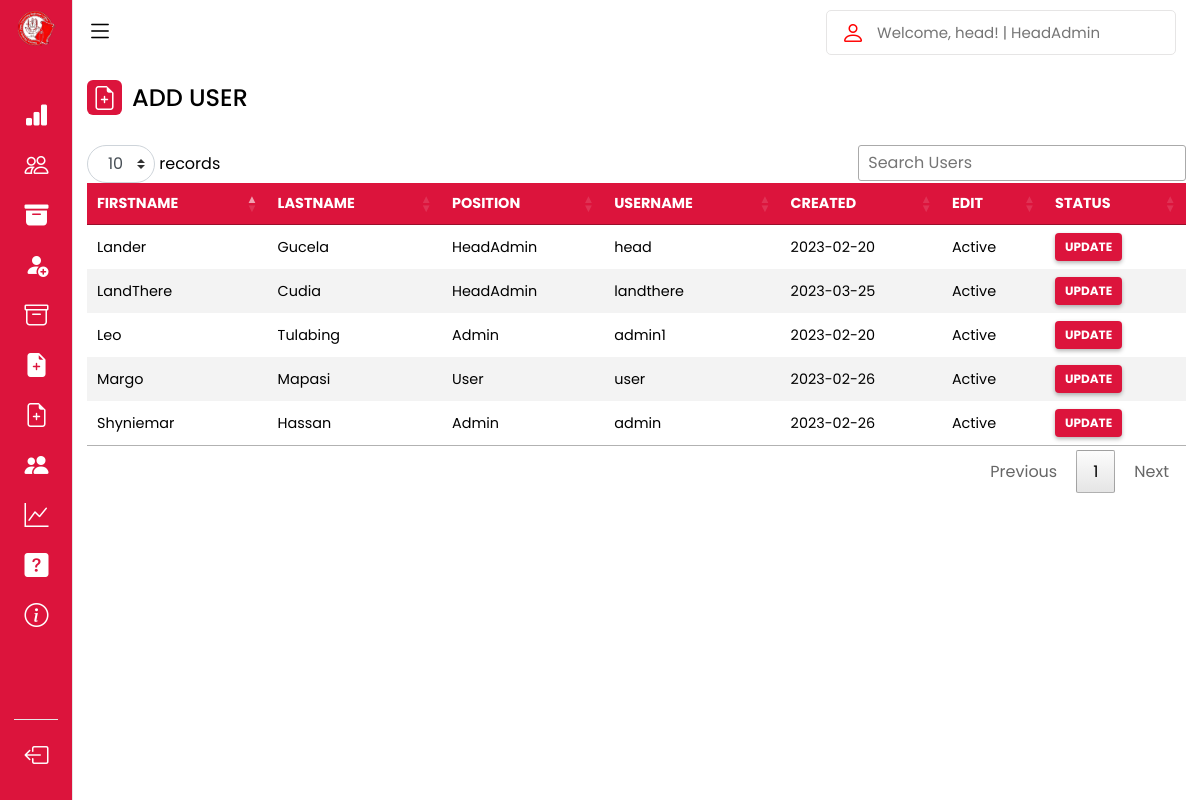
/head/?page=users (signed in), run on the app's committed database.
### tables this page shows
CREATE TABLE `users` (
  `id` int(50) NOT NULL,
  `username` varchar(50) NOT NULL,
  `password` varchar(50) NOT NULL,
  `fname` varchar(50) NOT NULL,
  `lname` varchar(50) NOT NULL,
  `usertype` varchar(50) NOT NULL,
  `status` varchar(50) NOT NULL,
  `date` date NOT NULL
);

### head/users.php (the view, shortened to what this page needs)
<?php
@include '../config.php';
?>
<!DOCTYPE html>
<html lang="en">
<?php include 'includes/header.php'?>
  <body>
  <section class="dashboard">
        <div class="top">
            <i class="bi bi-list sidebar-toggle"></i>
            <div class="search-box">
                <i class="bi bi-person" style="font-size: 1.5rem; color: rgb(255, 0, 0);"></i>
                <input type="text" placeholder="<?php echo 'Welcome, ' . $_SESSION['username'] . '! | ' . $_SESSION['usertype'];?>" disabled>
            </div>
        </div>
        <div class="dash-content">
            <div class="activity">
                <div class="title">
                    <a href="./?page=adduser" style="text-decoration: none; color: black;">
                    <i class="bi bi-file-earmark-plus"></i></a>
                        <span class="text">ADD USER</span>
                </div>
                <table id="example" class="table">
    <thead>
    <tr>
      <th scope="col">FIRSTNAME</th>
      <th scope="col">LASTNAME</th>
      <th scope="col">POSITION</th>
      <th scope="col">USERNAME</th>
      <th scope="col">CREATED</th>
      <th scope="col">EDIT</th>
      <th scope="col">STATUS</th>
    </tr>
  </thead>
  <tbody class="table-group-divider">
    <?php
            $select="select * from users";
            $result = mysqli_query($conn, $select);
            if($result){
                while($row=mysqli_fetch_assoc($result)){
                    $id=$row['id'];
                    $fname=$row['fname'];
                    $lname=$row['lname'];
                    $usertype=$row['usertype'];
                    $username=$row['username'];
                    $date=$row['date'];
                    $status=$row['status'];
                    echo '<tr>
                    <td>'.$fname.'</td>
                    <td>'.$lname.'</td>
                    <td>'.$usertype.'</td>
                    <td>'.$username.'</td>
                    <td>'.$date.'</td>
                    <td>'.$status.'</td>
                    <td>
                      <a href="edit.php?updateid='.$id.'"><buttons class="btn-button">UPDATE</buttons></a>
                    </td>
                  </tr>';
                }
                }
        ?>
  </tbody>
</table>
</div>
</section>
  </body>
</html>

### data on the page
users: fname "Lander", lname "Gucela", usertype "HeadAdmin", username "head", date "2023-02-20", status "Active"
users: fname "Leo", lname "Tulabing", usertype "Admin", username "admin1", date "2023-02-20", status "Active"
users: fname "Shyniemar", lname "Hassan", usertype "Admin", username "admin", date "2023-02-26", status "Active"
users: fname "Margo", lname "Mapasi", usertype "User", username "user", date "2023-02-26", status "Active"
users: fname "LandThere", lname "Cudia", usertype "HeadAdmin", username "landthere", date "2023-03-25", status "Active"
